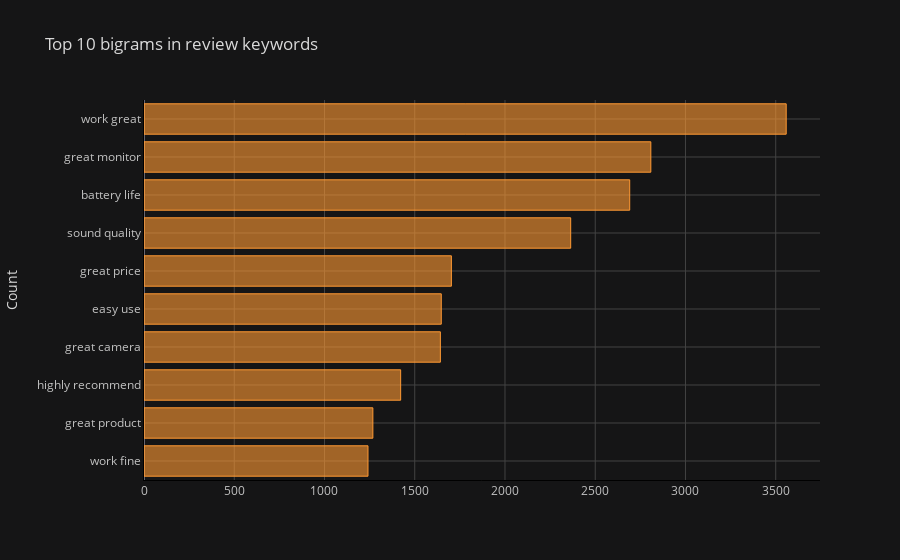

The code cell stored with this chart in its notebook:
### Markdown cell above
Bigrams Frequency Distribution

### Code cell
common_words = get_top_n_words(df['keywords'], n=10, remove_stop_words=True, ngram_from=2, ngram_to=2)

df2 = pd.DataFrame(common_words, columns = ['keywords' , 'count'])

df2.groupby('keywords').sum()['count'].sort_values().iplot(
    kind='barh', yTitle='Count', linecolor='black', title='Top 10 bigrams in review keywords'
)

### Figure 1 — Plotly figure (JSON) as saved in the notebook; plotly's stock layout.template omitted (floating-point values rounded to 4 significant figures)
{"data": [{"marker": {"color": "rgba(255, 153, 51, 0.6)", "line": {"color": "rgba(255, 153, 51, 1.0)", "width": 1}}, "name": "count", "orientation": "h", "text": "", "type": "bar", "x": [1241, 1268, 1422, 1642, 1647, 1703, 2364, 2691, 2808, 3558], "y": ["work fine", "great product", "highly recommend", "great camera", "easy use", "great price", "sound quality", "battery life", "great monitor", "work great"]}], "layout": {"legend": {"bgcolor": "#151516", "font": {"color": "#D9D9D9"}}, "paper_bgcolor": "#151516", "plot_bgcolor": "#151516", "title": {"font": {"color": "#D9D9D9"}, "text": "Top 10 bigrams in review keywords"}, "xaxis": {"gridcolor": "#434343", "linecolor": "black", "showgrid": true, "tickfont": {"color": "#C2C2C2"}, "title": {"font": {"color": "#D9D9D9"}, "text": ""}, "zerolinecolor": "#666570"}, "yaxis": {"gridcolor": "#434343", "linecolor": "black", "showgrid": true, "tickfont": {"color": "#C2C2C2"}, "title": {"font": {"color": "#D9D9D9"}, "text": "Count"}, "zerolinecolor": "#666570"}}}
